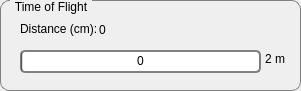
   <widget class="QGroupBox" name="groupBox_10">
    <property name="geometry">
     <rect>
      <x>650</x>
      <y>500</y>
      <width>301</width>
      <height>91</height>
     </rect>
    </property>
    <property name="styleSheet">
     <string notr="true">QGroupBox {
	border: 1px solid gray;
	border-radius: 9px;
	margin-top: 0.5em;
}

QGroupBox::title {
    subcontrol-origin: margin;
    left: 10px;
    padding: 0 3px 0 3px;
}
</string>
    </property>
    <property name="title">
     <string>Time of Flight</string>
    </property>
    <widget class="QLabel" name="label_15">
     <property name="geometry">
      <rect>
       <x>20</x>
       <y>20</y>
       <width>81</width>
       <height>17</height>
      </rect>
     </property>
     <property name="text">
      <string>Distance (cm):</string>
     </property>
    </widget>
    <widget class="QLabel" name="lblDist">
     <property name="geometry">
      <rect>
       <x>99</x>
       <y>20</y>
       <width>61</width>
       <height>20</height>
      </rect>
     </property>
     <property name="text">
      <string>0</string>
     </property>
    </widget>
    <widget class="QProgressBar" name="progressDistance">
     <property name="geometry">
      <rect>
       <x>20</x>
       <y>50</y>
       <width>241</width>
       <height>23</height>
      </rect>
     </property>
     <property name="styleSheet">
      <string notr="true">QProgressBar {
    border: 2px solid grey;
    border-radius: 5px;
    text-align: center;
}</string>
     </property>
     <property name="maximum">
      <number>200</number>
     </property>
     <property name="value">
      <number>0</number>
     </property>
     <property name="format">
      <string>%v</string>
     </property>
    </widget>
    <widget class="QLabel" name="label_16">
     <property name="geometry">
      <rect>
       <x>265</x>
       <y>50</y>
       <width>21</width>
       <height>17</height>
      </rect>
     </property>
     <property name="text">
      <string>2 m</string>
     </property>
    </widget>
   </widget>
